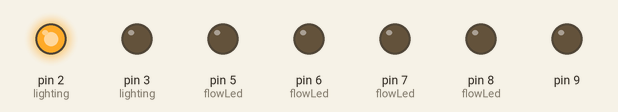
Recording of a sketch running on a simulated Arduino Uno, built for the host (arithmetic inside an expression is 32-bit, double 64-bit). On the bench: output pins drawn as LEDs (lit = HIGH). WiFi joins after 1.5 s; servers stay silent unless stated; uploads are accepted with an empty reply.

Above: at 16.2 s.
At 30.17 s:
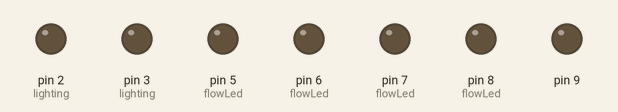
Timing chart, 0 to 41.8 s (numbered marks = the images above):
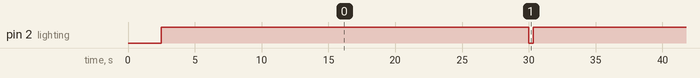

Measured:
- by itself, pin 2 (lighting): alternates HIGH for 29.9 s and LOW for 0.34 s

The sketch:

n2_check_jenkins.ino
```cpp
#include <SPI.h>
#include <Ethernet.h>

byte mac[] = { };

EthernetClient client;
const char server[] = "jenkins.jp";
const char requestPage[] = "/api/json?tree=jobs%5Bcolor%5D";
const char outhKey[] = "";

unsigned long lastConnectionTime = 0;
boolean lastConnected = false;
const unsigned long postingInterval = 30*1000;

boolean carriageReturn = false;
boolean inFirstLine = true;
String firstLine = "";
boolean lineBreak = false;
boolean inHttpBody = false;
String httpBody = "";

boolean hasError = false;
boolean statusUnknown = false;

unsigned long lastBlinkTime = 0;
const int ngBlinkInterval = 100;

void setup() {
//  Serial.begin(9600);
  // give the ethernet module time to boot up:
  delay(1000);
  Ethernet.begin(mac);

  initializePinMode();
}

void loop() {
  if(lastConnected){
    if(client.connected()){
      if (client.available()) {
        char c = client.read();

        if(inHttpBody){
          httpBody += c;
        }
        else if(inFirstLine){
          firstLine += c;
        }

        if (c == '\r') {
          carriageReturn = true;
        }
        else if( c == '\n' && carriageReturn) {
          if(lineBreak){
            inHttpBody = true;
          }

          lineBreak = true;
          carriageReturn = false;

          if(inFirstLine){
            firstLineCheck();
          }
        }
        else {
          lineBreak = false;
        }
      }
    }
    else {
      finishing();
    }
  }
  else{
    lighting();
  }

  if(!client.connected() && (millis() - lastConnectionTime > postingInterval)) {
    httpRequest();
  }
}

void httpRequest() {
  hasError = false;
  statusUnknown = false;
  allLedOff();

  if (client.connect(server, 80)) {
    client.print("GET ");
    client.print(requestPage);
    client.println(" HTTP/1.1");
    client.print("Host: ");
    client.println(server);
    client.print("Authorization: Basic ");
    client.println(outhKey);
    client.println("Connection: close");
    client.println();

    lastConnectionTime = millis();
    lastConnected = true;
  }
  else {
    client.stop();
    statusUnknown = true;
    lastConnectionTime = millis();
  }
}

void firstLineCheck() {
  inFirstLine = false;
  if( firstLine.indexOf("HTTP/1.1 200 OK") < 0){
    client.stop();
    resetFlags();
    statusUnknown = true;
  }
}

void finishing(){
  client.stop();
  if(httpBody.indexOf("red") >= 0){
    hasError = true;
  }
//  Serial.println(httpBody);
  resetFlags();
}

void resetFlags() {
  lastConnected = false;
  carriageReturn = false;
  lineBreak = false;
  inHttpBody = false;
  firstLine = "";
  httpBody = "";
  inFirstLine = true;
}

void lighting() {
  if(hasError){
    if (millis() -  lastBlinkTime > ngBlinkInterval) {
      flowLed();
      lastBlinkTime = millis();
    }
  }
  else if(statusUnknown){
    if(!digitalRead(3)){
      digitalWrite(3, HIGH);
    }
  }
  else
  {
    if(!digitalRead(2)){
      digitalWrite(2, HIGH);
    }
  }
}

void initializePinMode() {
  pinMode(2, OUTPUT);
  pinMode(3, OUTPUT);
  pinMode(5, OUTPUT);
  pinMode(6, OUTPUT);
  pinMode(7, OUTPUT);
  pinMode(8, OUTPUT);
  pinMode(9, OUTPUT);
}

void flowLed() {
  if(digitalRead(5)) {
    digitalWrite(5, LOW);
    digitalWrite(6, HIGH);
  }
  else if(digitalRead(6)) {
    digitalWrite(6, LOW);
    digitalWrite(7, HIGH);
  }
  else if(digitalRead(7)) {
    digitalWrite(7, LOW);
    digitalWrite(8, HIGH);
  }
  else if(digitalRead(8)) {
    digitalWrite(8, LOW);
    digitalWrite(5, HIGH);
  }
  else {
    digitalWrite(5, HIGH);
  }
}

void allLedOff() {
  digitalWrite(2, LOW);
  digitalWrite(3, LOW);
  digitalWrite(5, LOW);
  digitalWrite(6, LOW);
  digitalWrite(7, LOW);
  digitalWrite(8, LOW);
}
```
